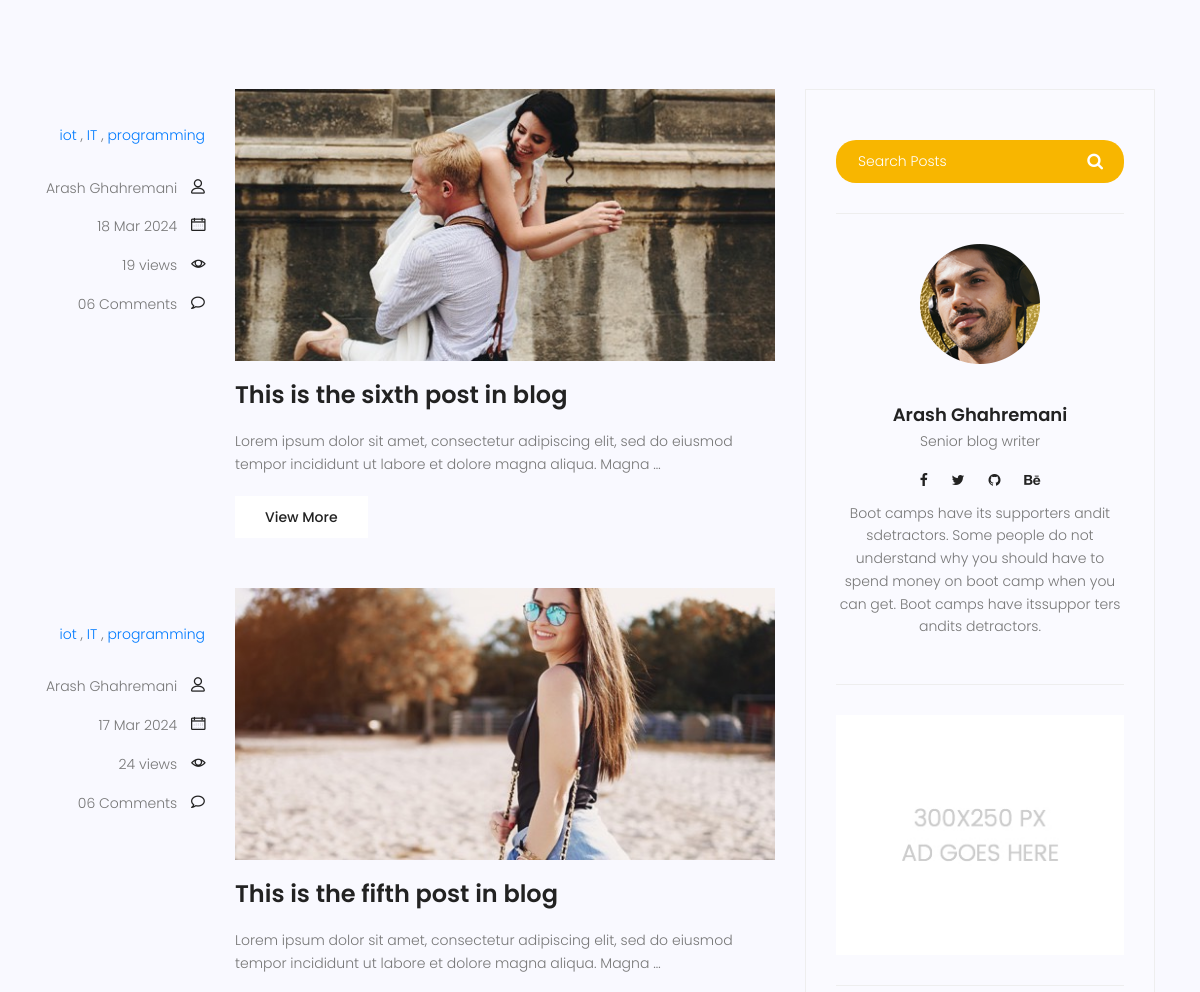
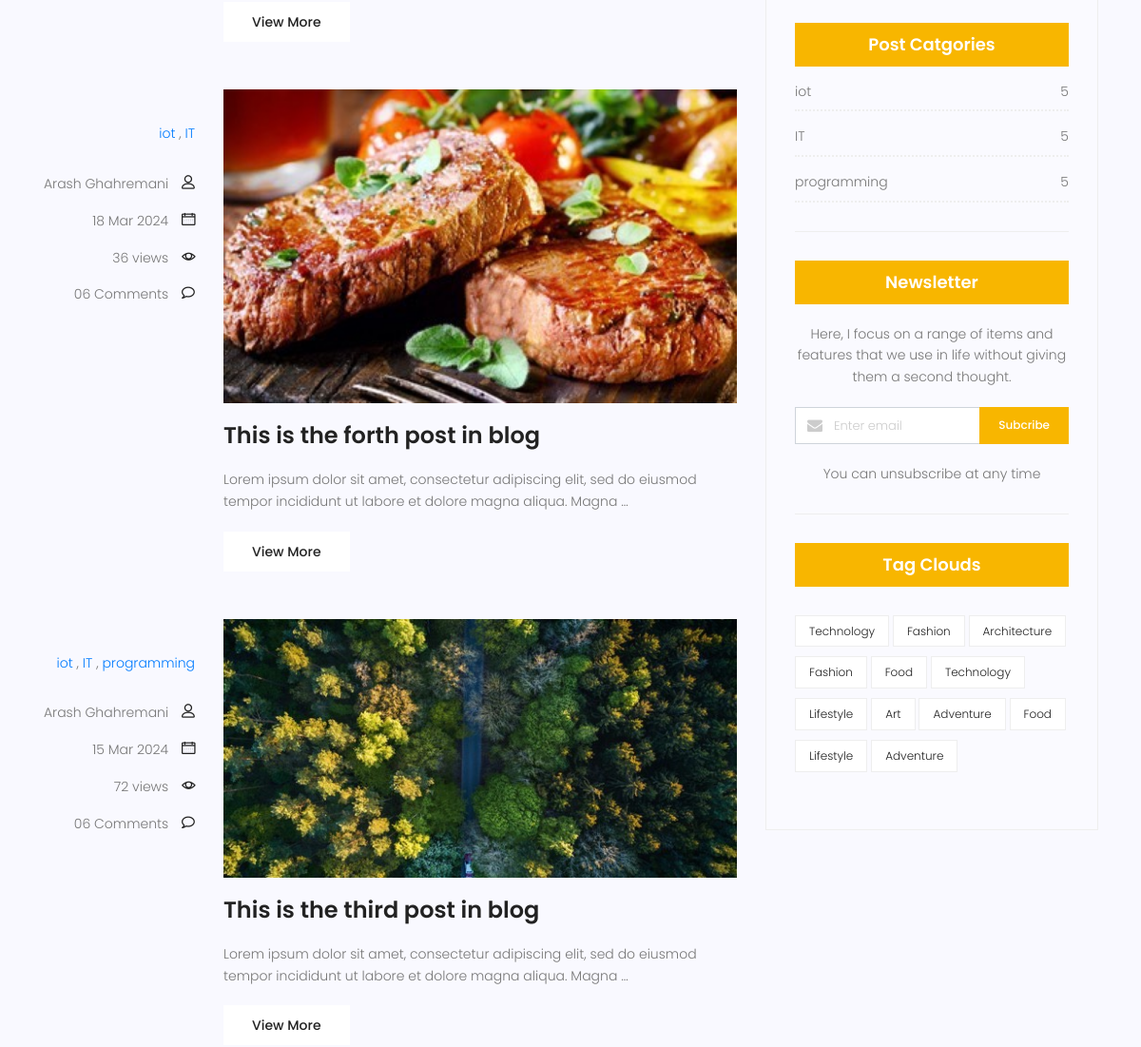
/blog/ (middle part), run on an earlier commit of the app's database (2 pictures, top to bottom).
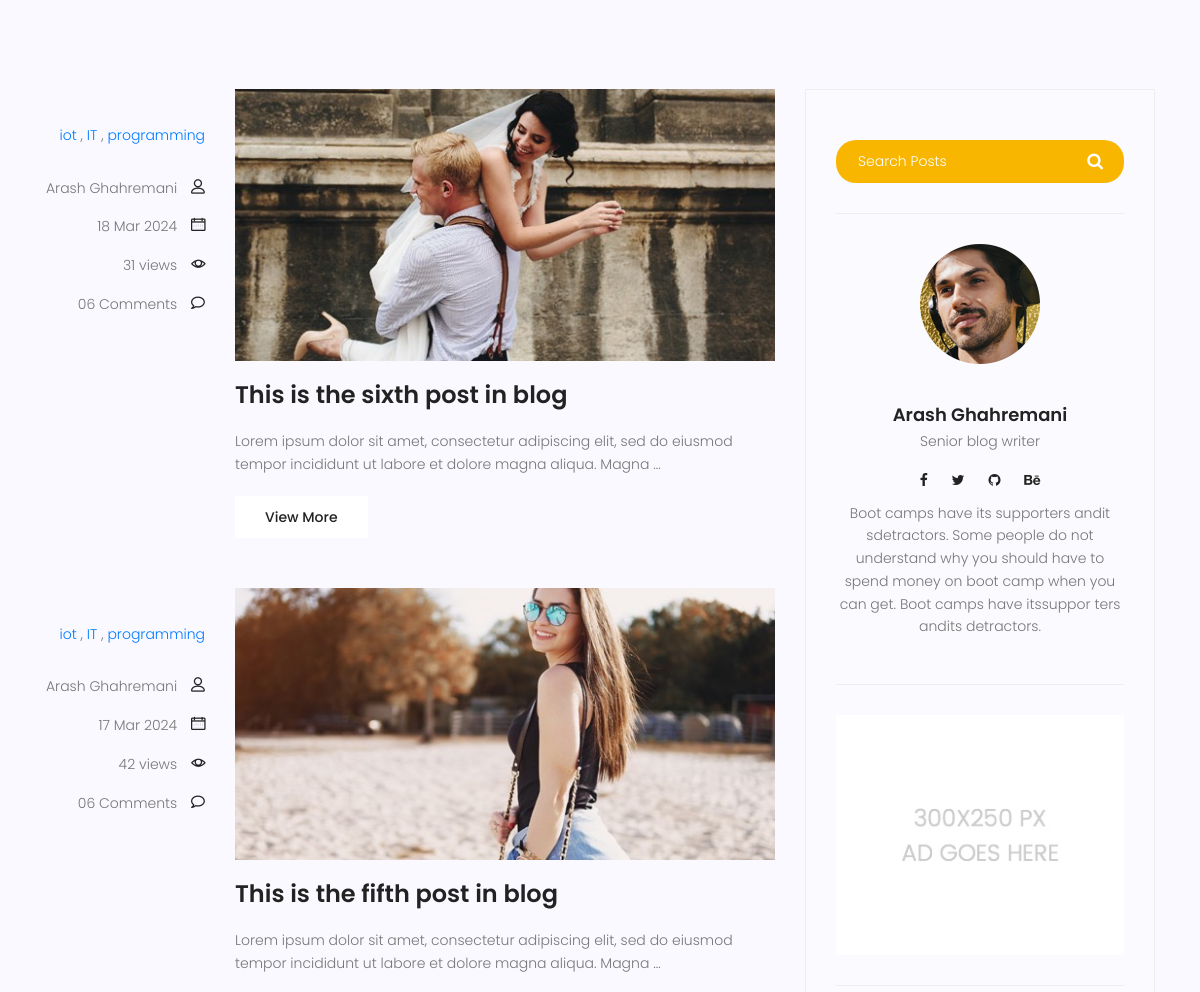
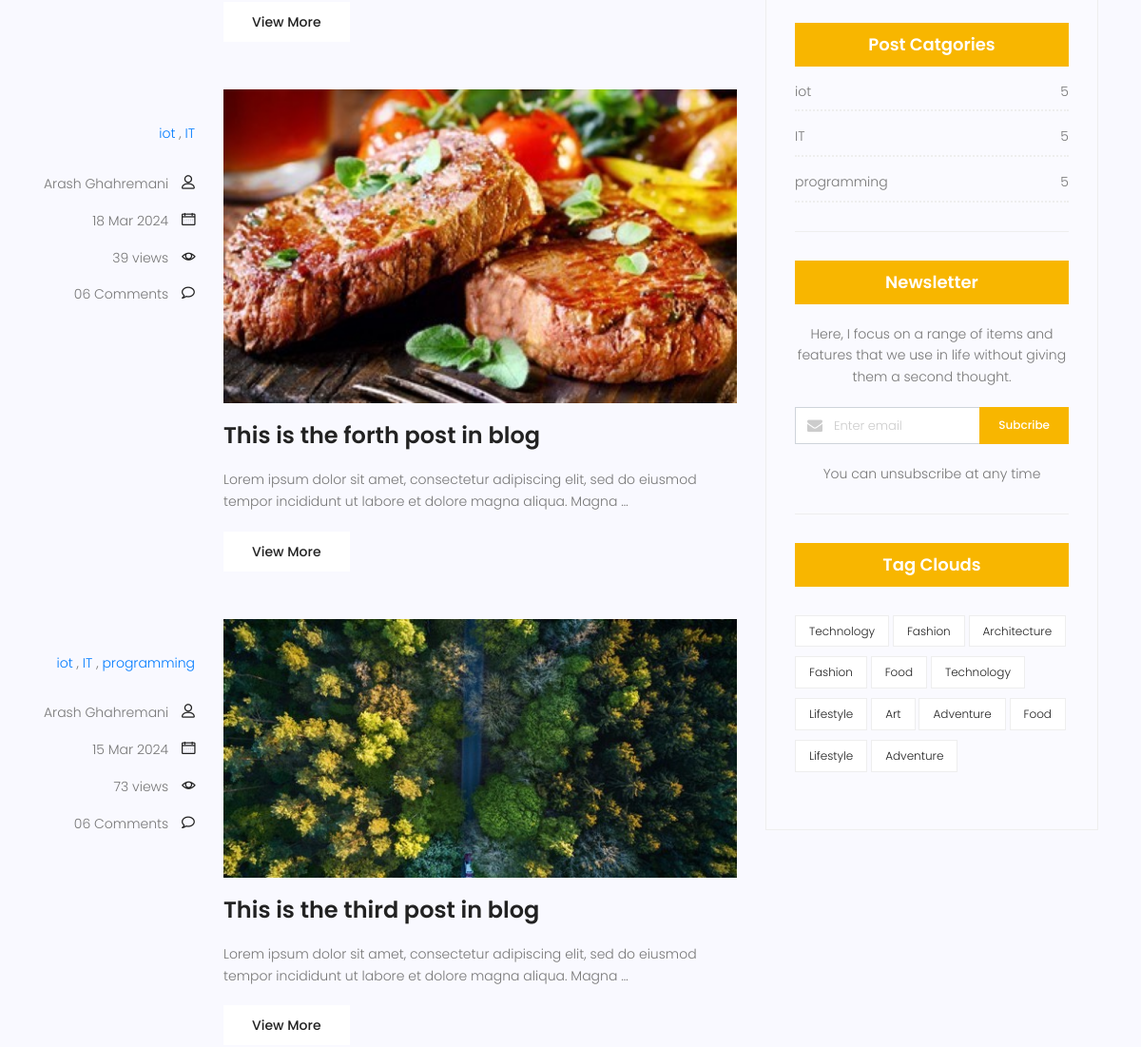
And on a later commit of the database (2 pictures, top to bottom).
### blog/models.py (models this page shows, shortened)
class Category(models.Model):
    name = models.CharField(max_length = 255)
    def __str__(self):
        return self.name

class Post (models.Model) :
    image = models.ImageField(upload_to = 'blog/',default = 'blog/default.jpg')
    author = models.ForeignKey(User,on_delete=models.SET_NULL,null=True)
    title = models.CharField (max_length = 200)
    content = models.TextField ()
    category = models.ManyToManyField (Category)
    counted_view = models.IntegerField (default = 0)
    status = models.BooleanField (default = False)
    published_date = models.DateTimeField (null = True)
    created_date = models.DateTimeField (auto_now_add = True)
    update_date = models.DateTimeField (auto_now = True)
    class Meta:
        ordering = ['-created_date']
    def excerpt(self) :
        return truncatewords(self.content,20)

### blog/views.py (the view)
# urls.py: path('', blog_view, name="index"),
def blog_view(request) :
    posts = Post.objects.filter(status = 1, published_date__lte = timezone.now())
    context = {'posts': posts}
    return render(request, "blog/blog-home.html", context)

### blog/templatetags/blog_tags.py (called while the page is built)
@register.inclusion_tag('blog/post-categories.html')
def postcategories() :
    posts = Post.objects.filter(status = 1)
    categories = Category.objects.all()
    cat_dict = {}
    for name in categories :
        cat_dict[name]=posts.filter(category=name).count()
    return {'categories':cat_dict}

### templates/blog/blog-home.html (shortened to what this page needs)
{% extends 'base.html' %}
{% load static %}
{% load blog_tags %}
{% block content %}
<section class="top-category-widget-area pt-90 pb-90 ">
</section>
<section class="post-content-area">
	<div class="container">
		<div class="row">
			<div class="col-lg-8 posts-list">
				{% for post in posts %}
				<div class="single-post row">
					<div class="col-lg-3  col-md-3 meta-details">
						<ul class="tags">
							{% for cat in post.category.all %}
								<a href="{% url 'blog:category' cat_name=cat.name %}"> {{ cat.name }}</a> {% if not forloop.last %},{% endif %}
							{% endfor %}
						</ul>
						<div class="user-details row">
							<p class="user-name col-lg-12 col-md-12 col-6"><a href="#">{{post.author.get_full_name}}</a>
								<span class="lnr lnr-user"></span></p>
							<p class="date col-lg-12 col-md-12 col-6"><a href="#">{{post.published_date|date:'d M Y'}}</a> <span
									class="lnr lnr-calendar-full"></span></p>
							<p class="view col-lg-12 col-md-12 col-6"><a href="#">{{post.counted_view}} views</a> <span
									class="lnr lnr-eye"></span></p>
							<p class="comments col-lg-12 col-md-12 col-6"><a href="#">06 Comments</a> <span
									class="lnr lnr-bubble"></span></p>
						</div>
					</div>
					<div class="col-lg-9 col-md-9 ">
						<div class="feature-img">
							<img class="img-fluid" src="{{post.image.url}}" alt="">
						</div>
						<a class="posts-title" href="{% url 'blog:single' pid=post.id%}">
							<h3>{{post.title}}</h3>
						</a>
						<p class="excert">
							{{post.excerpt}}
						</p>
						<a href={{post.id}} class="primary-btn">View More</a>
					</div>
				</div>
				{% endfor%}
			</div>
			<div class="col-lg-4 sidebar-widgets">
				<div class="widget-wrap">
					<div class="single-sidebar-widget search-widget">
						<form class="search-form" action="#">
							<input placeholder="Search Posts" name="search" type="text" onfocus="this.placeholder = ''"
								onblur="this.placeholder = 'Search Posts'">
							<button type="submit"><i class="fa fa-search"></i></button>
						</form>
					</div>
						{% include 'blog/blog-writer.html' %}
					    {% include 'blog/blog-ads.html' %}
						{% postcategories %}
					<div class="single-sidebar-widget newsletter-widget">
						<h4 class="newsletter-title">Newsletter</h4>
						<p>
							Here, I focus on a range of items and features that we use in life without
							giving them a second thought.
						</p>
						<div class="form-group d-flex flex-row">
							<div class="col-autos">
								<div class="input-group">
									<div class="input-group-prepend">
										<div class="input-group-text"><i class="fa fa-envelope" aria-hidden="true"></i>
										</div>
									</div>
									<input type="text" class="form-control" id="inlineFormInputGroup"
										placeholder="Enter email" onfocus="this.placeholder = ''"
										onblur="this.placeholder = 'Enter email'">
								</div>
							</div>
							<a href="#" class="bbtns">Subcribe</a>
						</div>
						<p class="text-bottom">
							You can unsubscribe at any time
						</p>
					</div>
					<div class="single-sidebar-widget tag-cloud-widget">
						<h4 class="tagcloud-title">Tag Clouds</h4>
						<ul>
							<li><a href="#">Technology</a></li>
							<li><a href="#">Fashion</a></li>
							<li><a href="#">Architecture</a></li>
							<li><a href="#">Fashion</a></li>
							<li><a href="#">Food</a></li>
							<li><a href="#">Technology</a></li>
							<li><a href="#">Lifestyle</a></li>
							<li><a href="#">Art</a></li>
							<li><a href="#">Adventure</a></li>
							<li><a href="#">Food</a></li>
							<li><a href="#">Lifestyle</a></li>
							<li><a href="#">Adventure</a></li>
						</ul>
					</div>
				</div>
			</div>
		</div>
	</div>
</section>
{% endblock%}

### templates/base.html (shortened to what this page needs)
{% load static %}
<!DOCTYPE html>
<html lang="zxx" class="no-js">
<head>
    <link rel="stylesheet" href="{% static 'css/linearicons.css'%}">
    <link rel="stylesheet" href="{% static 'css/font-awesome.min.css'%}">
    <link rel="stylesheet" href="{% static 'css/bootstrap.css'%}">
    <link rel="stylesheet" href="{% static 'css/magnific-popup.css'%}">
    <link rel="stylesheet" href="{% static 'css/jquery-ui.css'%}">
    <link rel="stylesheet" href="{% static 'css/nice-select.css'%}">
    <link rel="stylesheet" href="{% static 'css/animate.min.css'%}">
    <link rel="stylesheet" href="{% static 'css/owl.carousel.css'%}">
    <link rel="stylesheet" href="{% static 'css/main.css'%}">
</head>
<body>
    {% block content %}
    {% endblock %}
</body>
</html>

### templates/blog/blog-writer.html
{% load static %}
    <div class="single-sidebar-widget user-info-widget">
        <img src="{% static 'img/blog/user-info.png' %}" alt="">
        <a href="#">
            <h4>Arash Ghahremani</h4>
        </a>
        <p>
            Senior blog writer
        </p>
        <ul class="social-links">
            <li><a href="#"><i class="fa fa-facebook"></i></a></li>
            <li><a href="#"><i class="fa fa-twitter"></i></a></li>
            <li><a href="#"><i class="fa fa-github"></i></a></li>
            <li><a href="#"><i class="fa fa-behance"></i></a></li>
        </ul>
        <p>
            Boot camps have its supporters andit sdetractors. Some people do not understand why you
            should have to spend money on boot camp when you can get. Boot camps have itssuppor ters
            andits detractors.
        </p>
    </div>

### templates/blog/blog-ads.html
{% load static %}
<div class="single-sidebar-widget ads-widget">
    <a href="#"><img class="img-fluid" src="{% static 'img/blog/ads-banner.jpg' %}" alt=""></a>
</div>

### templates/blog/post-categories.html
{% load static %}
<div class="single-sidebar-widget post-category-widget">
    <h4 class="category-title">Post Catgories</h4>
    <ul class="cat-list">
        {% for name,count in categories.items %}
        <li>
            <a href="#" class="d-flex justify-content-between">
                <p>{{name}}</p>
                <p>{{count}}</p>
            </a>
        </li>
        {% endfor %}
    </ul>
</div>

What changed in the data, as far as the page shows it:
changed Post "This is the sixth post in blog": counted_view "19" → "31"
changed Post "This is the fifth post in blog": counted_view "24" → "42"
changed Post "This is the forth post in blog": counted_view "36" → "39"
changed Post "This is the third post in blog": counted_view "72" → "73"
